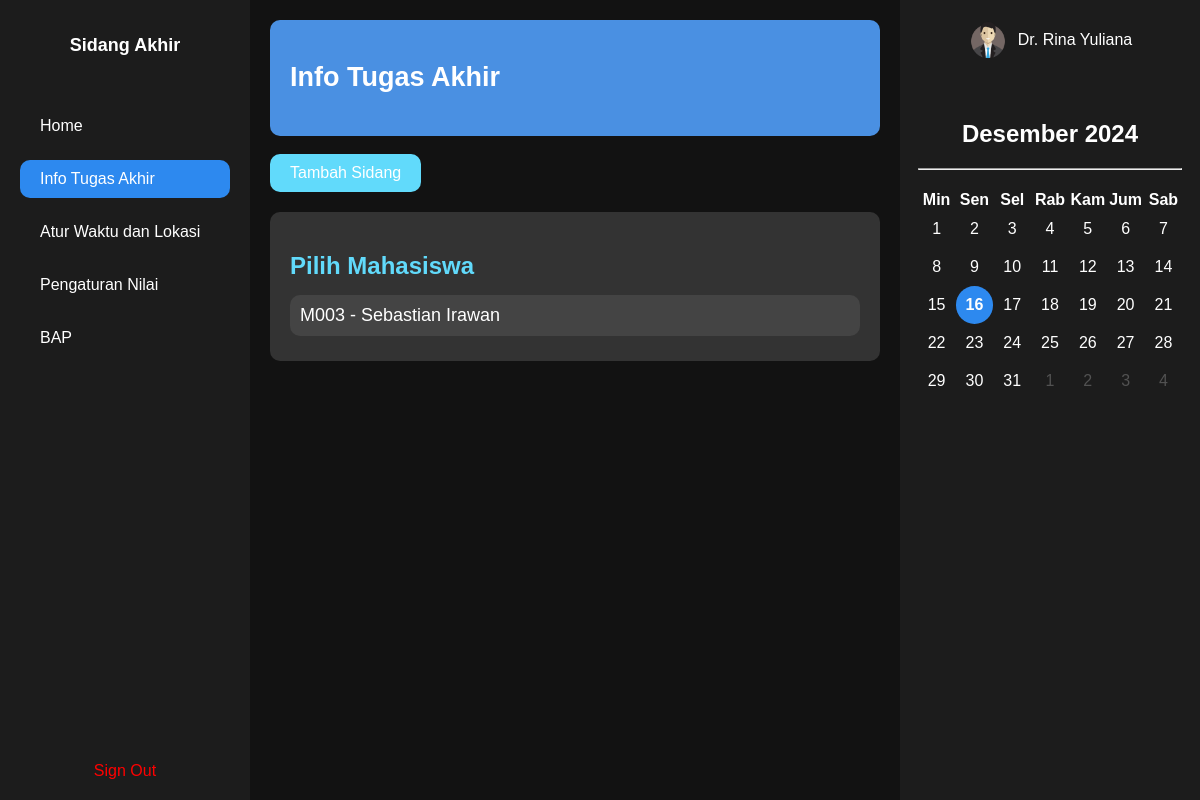
The page /koordinator/info (signed in) on the database its author committed.
### tables this page shows
CREATE TABLE Nilai_Koordinator (id_nilai_koordinator INTEGER PRIMARY KEY, nik_koordinator TEXT REFERENCES Koordinator (nik), id_sidang INTEGER REFERENCES Sidang (ID_Sidang), nilai REAL);

CREATE TABLE Mahasiswa (
    npm TEXT PRIMARY KEY,
    nama TEXT NOT NULL,
    jurusan TEXT NOT NULL,
    angkatan INTEGER NOT NULL,
    jenis_ta INTEGER NOT NULL,
    judul_ta TEXT NOT NULL,
    email TEXT NOT NULL,
    password TEXT NOT NULL
);

CREATE TABLE Pembimbing (
    nik TEXT PRIMARY KEY,
    Nama TEXT NOT NULL,
    Email TEXT NOT NULL UNIQUE,
    Password TEXT NOT NULL
);

### app/routes/koordinator.py (the view, shortened to what this page needs)
@koordinator_bp.route('/info', methods=['GET', 'POST'])
def info():
    nama = session.get('nama', None)
    if(request.method == 'GET'):
        conn = get_db_connection()
        cursor = conn.cursor()
        cursor.execute("select * from InfoSidang")
        info = cursor.fetchall()
        cursor.execute("select * from Penguji")
        penguji = cursor.fetchall()
        cursor.execute("select * from Pembimbing")
        pembimbing = cursor.fetchall()
        cursor.execute("select npm, nama from Mahasiswa")  # Fetch mahasiswa data
        mahasiswa_list = cursor.fetchall()
        print('fdafa')
        conn.close()
        return render_template('koordinator/koordinator-info.html', nama=nama, info=info, penguji=penguji, pembimbing=pembimbing, mahasiswa_list=mahasiswa_list)

### app/routes/koordinator.py (called while the page is built)
def get_db_connection():
    conn = sqlite3.connect('database/database.db')
    conn.row_factory = sqlite3.Row
    return conn

@koordinator_bp.before_request
def require_login():
    allowed_routes = ['login', 'static']
    if 'email' not in session and request.endpoint not in allowed_routes:
        return redirect(url_for('login'))

### main.py (called while the page is built)
@app.before_request
def require_login():
    allowed_routes = ['login', 'static']
    if 'email' not in session and request.endpoint not in allowed_routes:
        return redirect(url_for('login'))

### templates/koordinator/koordinator-info.html (shortened to what this page needs)
<!DOCTYPE html>
<html lang="en">
    <head>
        <link rel="stylesheet" href="{{ url_for('static', filename='css/koordinator/koordinator-info.css') }}">
    </head>
<body>
    <div class="container">
        {% include 'koordinator/fragment/sidebar.html' %}
        <div id="main-side">
            <div id="greeting"><h2>Info Tugas Akhir</h2></div>
            <br>
            <button id="tambah-sidang-btn" onclick="toggleTambahSidang()">Tambah Sidang</button>
            <br>
            <div id="student-list">
                <h2>Pilih Mahasiswa</h2>
                {% for sidang in info %}
                <div class="student-item" id="{{sidang.ID_Sidang}}" onclick="showDetails('{{sidang.nik_penguji}}','{{sidang.nik_penguji2}}','{{sidang.nik_pembimbing}}', '{{sidang.npm_mahasiswa}}', '{{sidang.nama_mahasiswa}}', '{{sidang.judul_ta}}', '{{sidang.nama_penguji}}', '{{sidang.nama_penguji2}}','{{sidang.nama_pembimbing}}','{{sidang.jenis_ta}}', '{{sidang.tempat_sidang}}','{{sidang.tanggal_sidang}}','{{sidang.waktu_mulai}}', '{{sidang.waktu_selesai}}','{{sidang.ID_Sidang}}')">
                    {{sidang.npm_mahasiswa}} - {{sidang.nama_mahasiswa}}
                </div>
                {% endfor %}
            </div>
            <br>
            <br>
        </div>
        {% include 'koordinator/fragment/rightbar.html' %}
    </div>
</body>
</html>

### templates/koordinator/fragment/rightbar.html (shortened to what this page needs)
<aside class="calendar">
  <div class="user">
    <img src="{{ url_for('static', filename='png/profile-dosen.png') }}" alt="User">
    <span>{{nama}}</span>
  </div>
  <div class="cal-wrapper">
    <h2>Desember 2024</h2>
    <hr style="margin-bottom: 20px;">
    <table class="cal-table">
        <thead>
            <tr>
                <th>Min</th>
                <th>Sen</th>
                <th>Sel</th>
                <th>Rab</th>
                <th>Kam</th>
                <th>Jum</th>
                <th>Sab</th>
            </tr>
        </thead>
        <tbody id="calendar-body">
          <tr>
              <td data-day="1">1</td>
              <td data-day="2">2</td>
              <td data-day="3">3</td>
              <td data-day="4">4</td>
              <td data-day="5">5</td>
              <td data-day="6">6</td>
              <td data-day="7">7</td>
          </tr>
          <tr>
              <td data-day="8">8</td>
              <td data-day="9">9</td>
              <td data-day="10">10</td>
              <td data-day="11">11</td>
              <td data-day="12">12</td>
              <td data-day="13">13</td>
              <td data-day="14">14</td>
          </tr>
          <tr>
              <td data-day="15">15</td>
              <td data-day="16">16</td>
              <td data-day="17">17</td>
              <td data-day="18">18</td>
              <td data-day="19">19</td>
              <td data-day="20">20</td>
              <td data-day="21">21</td>
          </tr>
          <tr>
              <td data-day="22">22</td>
              <td data-day="23">23</td>
              <td data-day="24">24</td>
              <td data-day="25">25</td>
              <td data-day="26">26</td>
              <td data-day="27">27</td>
              <td data-day="28">28</td>
          </tr>
          <tr>
              <td data-day="29">29</td>
              <td data-day="30">30</td>
              <td data-day="31">31</td>
              <td style="color: rgb(82, 82, 82);">1</td>
              <td style="color: rgb(82, 82, 82);">2</td>
              <td style="color: rgb(82, 82, 82);">3</td>
              <td style="color: rgb(82, 82, 82);">4</td>
          </tr>
      </tbody>
    </table>
  </div>
</aside>

### static/css/koordinator/koordinator-info.css (style rules this page uses)
body { font-family: 'Arial', sans-serif; margin: 0; color: #fff; background-color: #121212; display: grid; grid-template-columns: auto; grid-template-rows: auto; height: 100vh; }
.container { display: grid; grid-template-columns: 250px 1fr 300px; grid-template-rows: auto; height: 100%; }
#main-side { gap: 20px; padding: 20px; }
#greeting { background-color: #4a90e2; border-radius: 10px; padding: 20px; color: white; font-size: 18px; }
#student-list { background-color: #333; padding: 20px; border-radius: 10px; }
#student-list h2 { margin-bottom: 15px; color: #61dafb; }
.student-item { font-size: 18px; margin: 5px 0; padding: 10px; background-color: #444; border-radius: 10px; cursor: pointer; }
.calendar { background: #1c1c1c; padding: 20px; display: flex; flex-direction: column; align-items: center; }
.calendar .user { display: flex; align-items: center; margin-bottom: 20px; }
.calendar .user img { border-radius: 50%; width: 40px; height: 40px; margin-right: 10px; }
.calendar .cal-wrapper { text-align: center; }
.calendar .cal-table { width: 100%; border-collapse: collapse; }
.calendar .cal-table td { text-align: center; padding: 10px; color: #fff; }
#tambah-sidang-btn { background-color: #61dafb; color: white; padding: 10px 20px; border: none; border-radius: 10px; cursor: pointer; font-size: 16px; margin-bottom: 20px; }

### rows shown on the page
Nilai_Koordinator: npm_mahasiswa "M003", nama_mahasiswa "Sebastian Irawan"
Pembimbing: Nama "Dr. Rina Yuliana"
